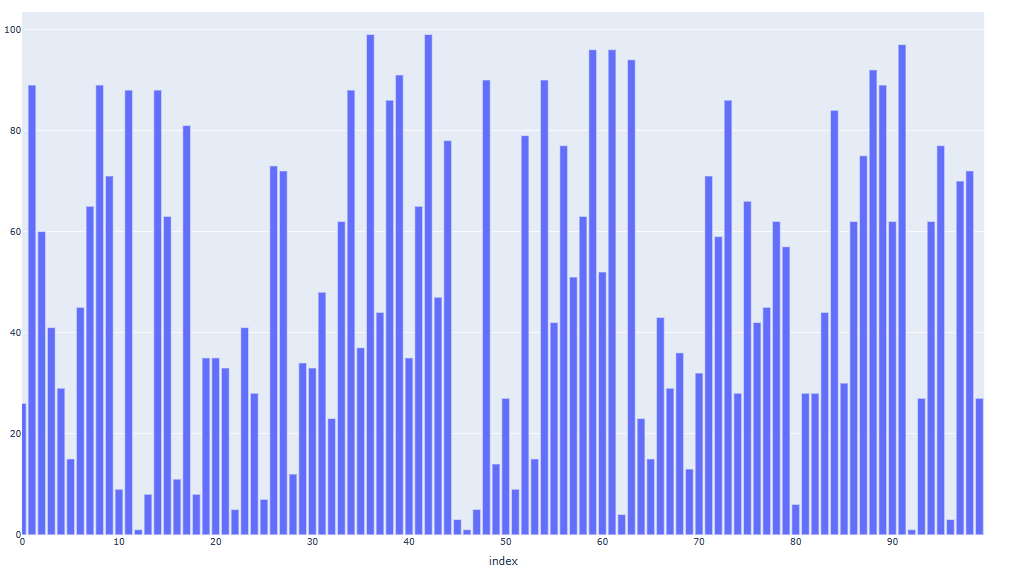

The Python source for this figure:
import plotly.express as px
import numpy as np
 
# creating random data through randomint
# function of numpy.random
np.random.seed(42)
   
random_x= np.random.randint(1, 101, 100)
random_y= np.random.randint(1, 101, 100)
 
fig = px.bar(random_x, y = random_y)
fig.show()
